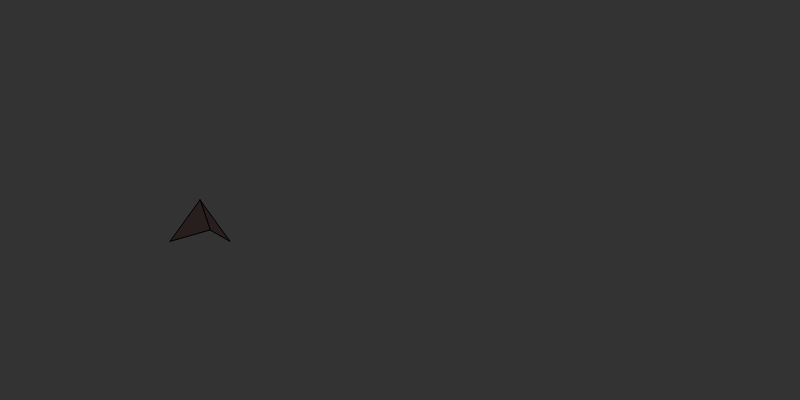
Frame 1 (no input)
Frame 60 (no input): identical to frame 1, image omitted
Frame 120 (the mouse pressed at the canvas centre since frame 60): identical to frame 1, image omitted

The p5.js sketch that drew this single still picture (run headless with seeded random() and noise() and a simulated clock; from frame 60 on, the mouse is pressed at the canvas centre):

// p5.js sketch
// ── sketch.js
function setup() {
  createCanvas(displayWidth, displayHeight*2/3);
}

function draw() {
  clear()
  background(51)
  const vec = createVector(10,30)
  const col = color(40,30,30)
  const point = {x: 200, y: 200}
  dart(point,vec,col)
}

function dart(point,vector,color) {
  fill(color)
  angleMode(DEGREES)
  const edgeLength = 2 * vector.mag() * cos(36)
  debugger
  const wingCoordX1 = point.x + edgeLength * cos(54)
  const wingCoordX2 = point.x - edgeLength * cos(54)
  const wingCoordY = point.y + edgeLength * sin(54)
  triangle(point.x,point.y,wingCoordX1,wingCoordY,point.x+vector.x,point.y+vector.y)
  triangle(point.x,point.y,wingCoordX2,wingCoordY,point.x+vector.x,point.y+vector.y)
  // quad(point.x,point.y,wingCoordX1, wingCoordY,point.x+vector.x,point.y+vector.y,wingCoordX2, wingCoordY)
}

// ── penrose_class.js
//http://archive.bridgesmathart.org/2017/bridges2017-213.pdf
const depth = 0;
const LEFT = true;
const RIGHT = false;
const ratio = 2*Math.sin(Math.PI/10);

function opposite(side) {
  return !side;
}

class Kite {
  constructor(point,vector) {
    this.tip = point;
    this.tail = p5.Vector.add(point,vector);
    this.vector = vector;
    this.center = p5.Vector.lerp(this.tail,this.tip,ratio);
    this.pointFromLeftSide = this.slowPointFromSide(LEFT);
    this.pointFromRightSide = this.slowPointFromSide(RIGHT);
  }
  half(side) {
    return new HalfKite(this,side);
  }
  slowPointFromSide(side) {
    const copyVec = this.vector.copy();
    angleMode(DEGREES);
    side === RIGHT ? copyVec.rotate(216) : copyVec.rotate(-216);
    return copyVec.add(this.tail);
  }
  pointFromSide(side) {
    return (side === RIGHT ? this.pointFromRightSide : this.pointFromLeftSide);
  }
  pointFromOtherSide(side) {
    return this.pointFromSide(!side);
  }
  render() {
    triangle(this.tip.x,this.tip.y,this.tail.x,this.tail.y,this.pointFromSide(LEFT).x,this.pointFromSide(LEFT).y)
    triangle(this.tip.x,this.tip.y,this.tail.x,this.tail.y,this.pointFromSide(RIGHT).x,this.pointFromSide(RIGHT).y)
  }
}
class Dart {
  constructor(point,vector) {
    this.tip = point;
    this.tail = p5.Vector.add(point,vector);
    this.vector = vector;
    this.pointFromLeftSide = this.slowPointFromSide(LEFT);
    this.pointFromRightSide = this.slowPointFromSide(RIGHT);
  }
  half(side) {
    return new HalfDart(this,side);
  }
  slowPointFromSide(side) {
    const copyVec = this.vector.copy();
    angleMode(DEGREES);
    side === RIGHT ? copyVec.rotate(72) : copyVec.rotate(-72);
    return copyVec.add(this.tail);
  }
  pointFromSide(side) {
    return (side === RIGHT ? this.pointFromRightSide : this.pointFromLeftSide);
  }
  pointFromMidSide(side) {
    return p5.Vector.lerp(this.tip,this.pointFromSide(side),ratio);
  }
  render() {
    triangle(this.tip.x,this.tip.y,this.tail.x,this.tail.y,this.pointFromSide(LEFT).x,this.pointFromSide(LEFT).y)
    triangle(this.tip.x,this.tip.y,this.tail.x,this.tail.y,this.pointFromSide(RIGHT).x,this.pointFromSide(RIGHT).y)
  }
}

class HalfKite {
  constructor(kite,side,label) {
    this.kite = kite;
    this.side = side;
    this.label = label;
  }
  subdivide() {
    const parentKite = this.kite;
    const babyKite = new Kite(parentKite.center,vectorBetween(parentKite.center,parentKite.pointFromSide(this.side)));
    const dart = new Dart(parentKite.tail,vectorBetween(parentKite.tail,babyKite.pointFromOtherSide(this.side)));
    return [new HalfKite(babyKite,LEFT,1), new HalfKite(babyKite,RIGHT,2), new HalfDart(dart,opposite(this.side),3)];
  }
  render() {
    fill(config[this.label])
    const parentKite = this.kite;
    const pointFromSide = parentKite.pointFromSide(this.side);
    triangle(parentKite.tip.x,parentKite.tip.y,pointFromSide.x,pointFromSide.y,parentKite.tail.x,parentKite.tail.y);
  }
  tip() {
    return this.kite.tip;
  }
}
class HalfDart {
  constructor(dart,side,label) {
    this.dart = dart;
    this.side = side;
    this.label = label;
  }
  subdivide() {
    const parentDart = this.dart;
    const sidePoint = parentDart.pointFromSide(this.side);
    const pointFromMidSide = parentDart.pointFromMidSide(this.side);
    const babyKite = new Kite(pointFromMidSide,vectorBetween(pointFromMidSide,parentDart.tip))
    const babyDart = new Dart(sidePoint,vectorBetween(sidePoint,pointFromMidSide));
    return [new HalfKite(babyKite,opposite(this.side),4), new HalfDart(babyDart,this.side,5)]
  }
  render() {
    fill(config[this.label])
    const parentDart = this.dart;
    const pointFromSide = parentDart.pointFromSide(this.side);
    triangle(parentDart.tip.x,parentDart.tip.y,pointFromSide.x,pointFromSide.y,parentDart.tail.x,parentDart.tail.y);
  }
  tip() {
    return this.dart.tip;
  }
}

// ── recurse_sketch.js
var slider;
const MAX_DEPTH = 9;
const FRAME_RATE = 18;
const config = {
  1: 'white',
  2: 'grey',
  3: 'grey',
  4: 'white',
  5: 'pink'
}
const depthToShapes = {};

function setup() {
  createCanvas(displayWidth,displayHeight)
  slider = createSlider(3,MAX_DEPTH,8);
  slider.position(250,50);

  frameRate(FRAME_RATE)

  const center = createVector(width/2,height/2);
  const length = width;
  const halves = halfShapes(initializeSun(center,length));
  depthToShapes[0] = halves;
}
function draw() {
  clear()
  background(51);

  fill(50,5,150)
  strokeWeight(1/(2*slider.value()))
  const curTime = frameCount / FRAME_RATE;
  const shapes = shapesAtDepth(depthToShapes,slider.value())
  shapes.forEach(shape => {
    if (isVisible(shape.tip(),curTime)) shape.render()
  });
}

function initializeStar(center,length) {
  angleMode(DEGREES);
  const shapes = [];
  for (let i = 1; i <= 5; i++) {
    const angle = (360 / 5) * i;
    const newVec = vectorFromMagAndAngle(length,angle)
    newVec.rotate(angle)
    shapes.push(new Dart(center,newVec));
  }
  return shapes;
}
function initializeSun(center,length) {
  angleMode(DEGREES);
  const shapes = [];
  for (let i = 1; i <= 5; i++) {
    const angle = (360 / 5) * i;
    const newVec = vectorFromMagAndAngle(length,angle)
    newVec.rotate(angle)
    shapes.push(new Kite(p5.Vector.add(center,newVec),p5.Vector.mult(newVec,-1)));
  }
  return shapes;
}
function initializeKing(center,length) {
  angleMode(DEGREES);
}
function halfShapes(shapes) {
  const arr = [];
  shapes.forEach( (shape) => {
    arr.push(shape.half(LEFT));
    arr.push(shape.half(RIGHT));
  })
  return arr;
}
function shapesAtDepth(map, depth) {
  if (Boolean(map[depth])) return map[depth];
  const prevShapes = shapesAtDepth(map,depth-1);
  const newDepth = [];
  prevShapes.forEach( (shape) => {
    shape.subdivide().forEach( (subShape) => {
      newDepth.push(subShape);
    });
  });
  map[depth] = newDepth;
  return newDepth;
}
function timeSubmerged(point,func) {
  const newPoint = createVector(point.x/width,point.y/height);
  const fracTime = func(newPoint);
  return fracTime * 3;
}
function paraboloid(point) {
  var x = point.x;
  var y = point.y;
  // x = Math.pow(x - 0.5,2)
  // y = Math.pow(y - 0.5,2)
  return x + y * Math.sin(3 * x);
  // return Math.sin(x) + 2 * y * Math.cos(6 * Math.PI * y );
  // return Math.sin(x) + Math.sin(y);
  // return Math.pow(Math.abs(point.x-0.5),2) + Math.abs(Math.sin(point.y-0.5))*3;
  // return Math.pow(x, 2) + 0.5 * (x + Math.sin(y));
}
function mouseClicked() {
  const vec = createVector(mouseX,mouseY)
  console.log(timeSubmerged(vec, paraboloid))
}
function isVisible(point, time=0) {
  // const xFrontier = width * time;
  // const z = sin(point.x+point.y) + point.x;
  // return z < xFrontier;
  return timeSubmerged(point,paraboloid) < time;
}

// ── tile_sketch.js
var center;
var vector;

function setup() {
  createCanvas(displayWidth,displayHeight*2/3)
  frameRate(2)
  center = createVector(100,100);
  vector = vectorFromMagAndAngle(10,50)

}
function draw() {
  clear()
  background(51);

  fill(50,5,150)
  const k = new Kite(center,vector)
}
